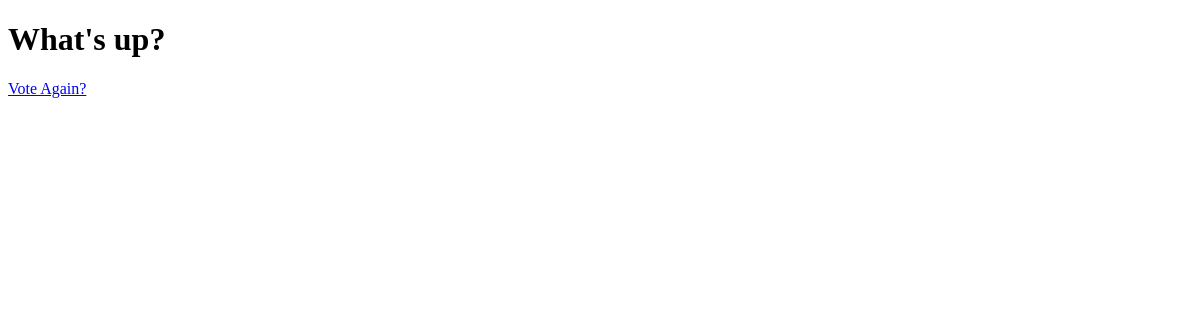
Before: /polls/1/results/ with the older database file.
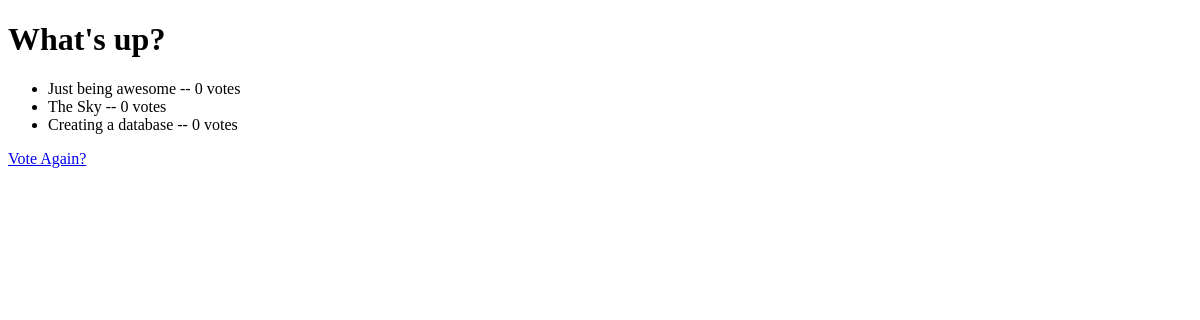
After: the same page with the newer database file.
### polls/models.py (models this page shows, shortened)
class Question(models.Model):
    question_text = models.CharField(max_length=200)
    pub_date = models.DateTimeField('date published')

class Choice(models.Model):
    question = models.ForeignKey(Question, on_delete=models.CASCADE)
    choice_text = models.CharField(max_length=200)
    votes = models.IntegerField(default=0)

### polls/views.py (the view)
# urls.py: url(r'^(?P<pk>[0-9]+)/results/$', views.ResultsView.as_view(), name='results'),
class ResultsView(generic.DetailView):
    model = Question
    template_name = 'polls/results.html'

### polls/templates/polls/results.html (shortened to what this page needs)
<!DOCTYPE html>
<html lang="en">
<head>
</head>
<body>
<h1>{{question.question_text}}</h1>
<ul>
    {% for choice in question.choice_set.all %}
    <li>{{choice.choice_text}} -- {{choice.votes}} vote{{choice.votes | pluralize}}</li>
    {% endfor %}
</ul>
<a href="{% url 'polls:detail' question.id %}">Vote Again?</a>
</body>
</html>

Changed rows visible on the page:
added Choice: choice_text "Just being awesome", votes "0", votes|pluralize "s"
added Choice: choice_text "The Sky", votes "0", votes|pluralize "s"
added Choice: choice_text "Creating a database", votes "0", votes|pluralize "s"
